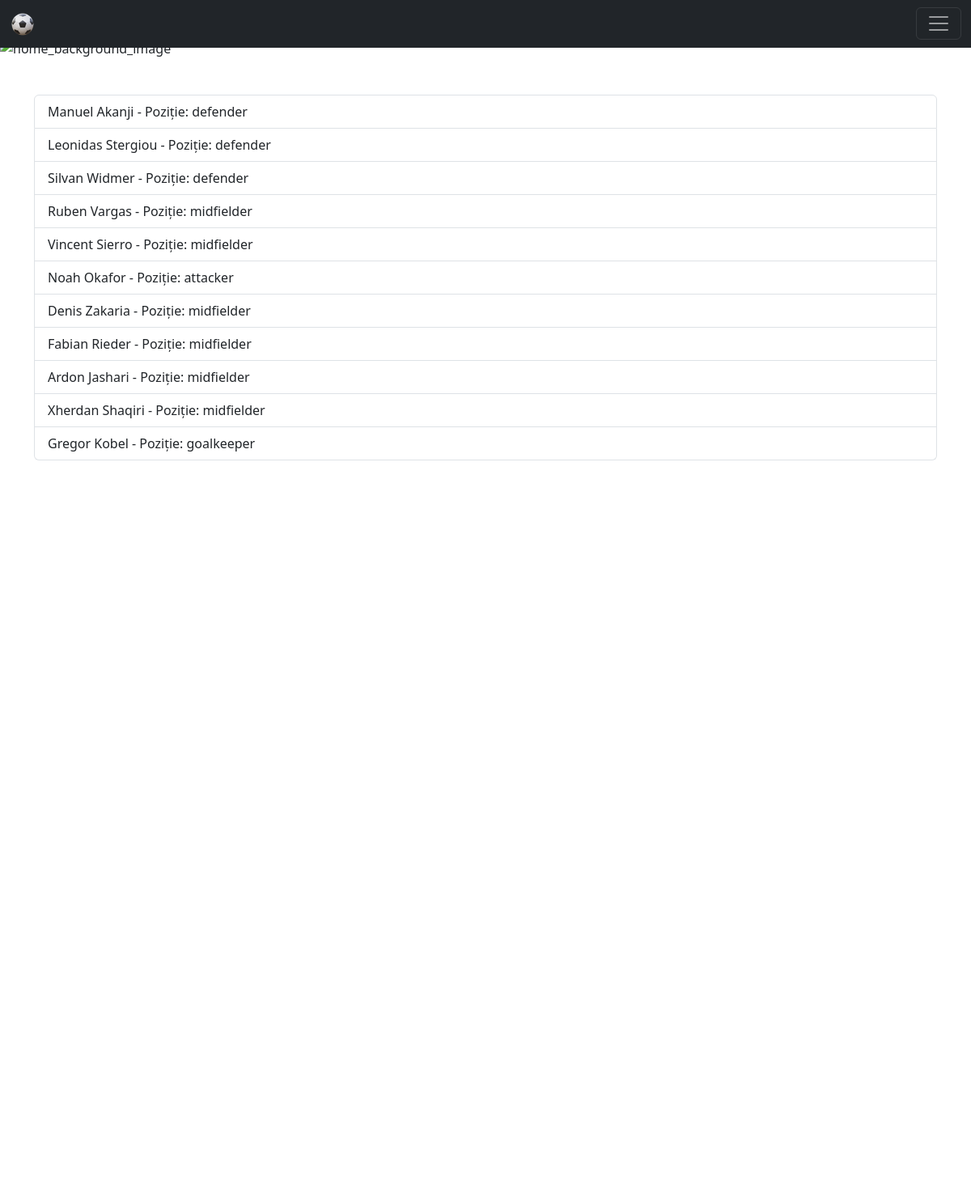
/chosen-players/ (signed in), run on an earlier commit of the app's database.
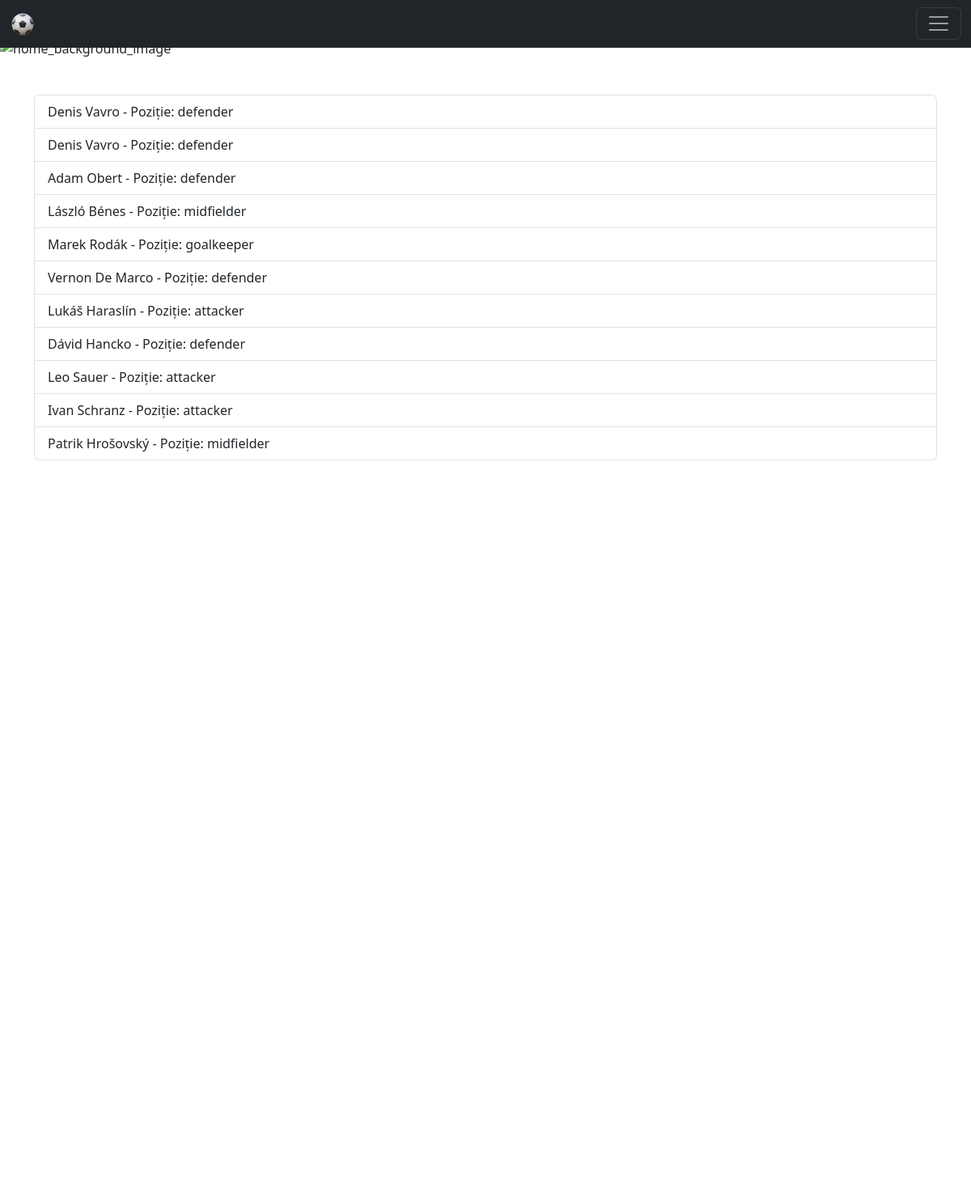
And on a later commit of the database.
### home/models.py (models this page shows, shortened)
class SelectedPlayer(models.Model):
    user = models.ForeignKey(CustomUserModel, on_delete=models.CASCADE)
    player = models.ForeignKey(Player, on_delete=models.CASCADE)

class Player(models.Model):
    position_options = (
        ('goalkeeper', 'GK'),
        ('defender', 'DF'),
        ('midfielder', 'MF'),
        ('attacker', 'FW')
    )
    name = models.CharField(max_length=50, null=False)
    age = models.PositiveIntegerField(null=False, default=0)
    position = models.CharField(max_length=26, choices=position_options, null=False, default='goalkeeper')
    team = models.ForeignKey(TeamModel, on_delete=models.CASCADE)
    price_value = models.IntegerField(null=False, default=0)
    ball_skills = models.PositiveIntegerField(null=False, default=0)
    passing = models.PositiveIntegerField(null=False, default=0)
    shooting = models.PositiveIntegerField(null=False, default=0)
    defence = models.PositiveIntegerField(null=False, default=0)
    physical = models.PositiveIntegerField(null=False, default=0)
    mental = models.PositiveIntegerField(null=False, default=0)
    goalkeeper = models.PositiveIntegerField(null=False, default=0)
    overall_avg = models.IntegerField(null=True, blank=True)

### home/views.py (the view)
# urls.py: path('chosen-players/', choosen_players, name='chosen_players'),
@login_required
def choosen_players(request):
    selected_players = SelectedPlayer.objects.filter(user=request.user)
    return render(request, 'pages/chosen_players.html', {'selected_players': selected_players})

### templates/pages/chosen_players.html
{% extends 'base.html' %}
{% block content %}
    {% include 'navbar.html' %}
    <div class="container mt-5">
        <h2 style="color:white;padding-top: 15px">Echipa ta!</h2>
        {% if selected_players %}
            <ul class="list-group mt-3">
                {% for player in selected_players %}
                    <li class="list-group-item">
                        {{ player.player.name }} - Poziție: {{ player.player.position }}
                    </li>
                {% endfor %}
            </ul>
        {% else %}
            <p class="text" style="color: white">Nu ai selectat nici un jucător.</p>
        {% endif %}
    </div>
{% endblock %}

### templates/base.html (shortened to what this page needs)
{% load static %}
<!DOCTYPE html>
<html lang="en">
<head>
    <link href="https://cdn.jsdelivr.net/npm/bootstrap@5.3.3/dist/css/bootstrap.min.css" rel="stylesheet"
>
    <link rel="stylesheet" href="https://cdn.jsdelivr.net/npm/bootstrap-icons@1.11.3/font/bootstrap-icons.css">
</head>
<body>
<img src="{% static 'images/home_images/soccer-game-concept.jpg' %}" alt="home_background_image"
     style="position: absolute; height: 180vh; width: 100%; object-fit: cover; z-index: -1;">
{% block content %}  {% endblock %}
</body>
</html>

### templates/navbar.html (shortened to what this page needs)
{% load static %}
<nav class="navbar navbar-dark bg-dark fixed-top">
    <div class="container-fluid">
        <a class="navbar-brand" href="{% url 'home_page' %}"><img src={% static 'favicon_website.ico' %}></a>
        <button class="navbar-toggler" type="button" data-bs-toggle="offcanvas" data-bs-target="#offcanvasDarkNavbar"
                aria-controls="offcanvasDarkNavbar" aria-label="Toggle navigation">
            <span class="navbar-toggler-icon"></span>
        </button>
    </div>
</nav>

What changed in the data, as far as the page shows it:
removed SelectedPlayer: player.name "Manuel Akanji", player.position "defender"
removed SelectedPlayer: player.name "Leonidas Stergiou", player.position "defender"
removed SelectedPlayer: player.name "Silvan Widmer", player.position "defender"
removed SelectedPlayer: player.name "Ruben Vargas", player.position "midfielder"
removed SelectedPlayer: player.name "Vincent Sierro", player.position "midfielder"
removed SelectedPlayer: player.name "Noah Okafor", player.position "attacker"
removed SelectedPlayer: player.name "Denis Zakaria", player.position "midfielder"
removed SelectedPlayer: player.name "Fabian Rieder", player.position "midfielder"
removed SelectedPlayer: player.name "Ardon Jashari", player.position "midfielder"
removed SelectedPlayer: player.name "Xherdan Shaqiri", player.position "midfielder"
removed SelectedPlayer: player.name "Gregor Kobel", player.position "goalkeeper"
added SelectedPlayer: player.name "Denis Vavro", player.position "defender"
added SelectedPlayer: player.name "Denis Vavro", player.position "defender"
added SelectedPlayer: player.name "Adam Obert", player.position "defender"
added SelectedPlayer: player.name "László Bénes", player.position "midfielder"
added SelectedPlayer: player.name "Marek Rodák", player.position "goalkeeper"
added SelectedPlayer: player.name "Vernon De Marco", player.position "defender"
added SelectedPlayer: player.name "Lukáš Haraslín", player.position "attacker"
added SelectedPlayer: player.name "Dávid Hancko", player.position "defender"
added SelectedPlayer: player.name "Leo Sauer", player.position "attacker"
added SelectedPlayer: player.name "Ivan Schranz", player.position "attacker"
added SelectedPlayer: player.name "Patrik Hrošovský", player.position "midfielder"
